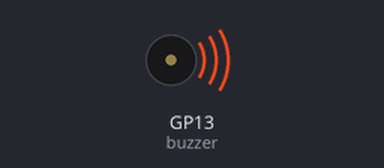
Recording of a program running on a simulated Raspberry Pi Pico running MicroPython. Shown: buzzer (waves = sounding). At 3.9 s the program stops and its outputs stay as they are.

Above: at 0.01 s.
At 3.8 s:
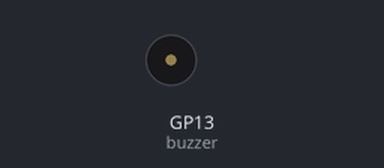
Timing chart, 0 to 5.3 s (numbered marks = the images above):
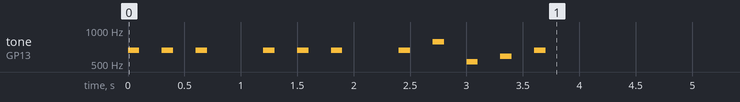

The program:

Day_5_Hear_my_code.py
```python
# Imports used for all the projects
from machine import Pin, PWM, ADC
import time

#set uo buzzer pin as PWM
buzzer = PWM(Pin(13))

#Create library of tone variables for jingle bells
C = 523
D = 587
E = 659
G = 784

#create volume variable
volume = 10000

#Create a frunction with arguments
def playtone(note, vol, delay1, delay2):
    buzzer.duty_u16(vol)
    buzzer.freq(note)
    time.sleep(delay1)
    buzzer.duty_u16(0)
    time.sleep(delay2)

# Play the tune
playtone(E,volume,0.1,0.2)
playtone(E,volume,0.1,0.2)
playtone(E,volume,0.1,0.5) #Longer second delay

playtone(E,volume,0.1,0.2)
playtone(E,volume,0.1,0.2)
playtone(E,volume,0.1,0.5) #Longer second delay

playtone(E,volume,0.1,0.2)
playtone(G,volume,0.1,0.2)
playtone(C,volume,0.1,0.2)
playtone(D,volume,0.1,0.2)
playtone(E,volume,0.1,0.2)

# Duty to 0 to turn the buzzer off
buzzer.duty_u16(0)


#######################################################
#play the tune

# "Jin..."
#buzzer.duty_u16(volume) # Volume up
#buzzer.freq(E) # Set frequency to the E note
#time.sleep(0.1) # Delay
#buzzer.duty_u16(0) # Volume off
#time.sleep(0.2) # Delay

# "...gle"
#buzzer.duty_u16(volume)
#buzzer.freq(E)
#time.sleep(0.1)
#buzzer.duty_u16(0)
#time.sleep(0.2)

# "Bells"
#buzzer.duty_u16(volume)
#buzzer.freq(E)
#time.sleep(0.1)
#buzzer.duty_u16(0)
#time.sleep(0.5) # longer delay

# "Jin..."
#buzzer.duty_u16(volume) # Volume up
#buzzer.freq(E) # Set frequency to the E note
#time.sleep(0.1) # Delay
#buzzer.duty_u16(0) # Volume off
#time.sleep(0.2) # Delay

# "...gle"
#buzzer.duty_u16(volume)
#buzzer.freq(E)
#time.sleep(0.1)
#buzzer.duty_u16(0)
#time.sleep(0.2)

# "Bells"
#buzzer.duty_u16(volume)
#buzzer.freq(E)
#time.sleep(0.1)
#buzzer.duty_u16(0)
#time.sleep(0.5) # longer delay

# "Jin..."
#buzzer.duty_u16(volume) # Volume up
#buzzer.freq(E) # Set frequency to the E note
#time.sleep(0.1) # Delay
#buzzer.duty_u16(0) # Volume off
#time.sleep(0.2) # Delay

# "...gle"
#buzzer.duty_u16(volume)
#buzzer.freq(E)
#time.sleep(0.1)
#buzzer.duty_u16(0)
#time.sleep(0.2)

# "All"
#buzzer.duty_u16(volume)
#buzzer.freq(C)
#time.sleep(0.1)
#buzzer.duty_u16(0)
#time.sleep(0.2)

# "The"
#buzzer.duty_u16(volume)
#buzzer.freq(D)
#time.sleep(0.1)
#buzzer.duty_u16(0)
#time.sleep(0.2)

# "Way"
#buzzer.duty_u16(volume)
#buzzer.freq(E)
#time.sleep(0.1)
#buzzer.duty_u16(0)
#time.sleep(0.2)

# Duty to 0 to turn the buzzer off
#buzzer.duty_u16(0)


#######################################################
###############Changing volume of buzzer###############

# Set up the Buzzer pin as PWM
#potentiometer = ADC(Pin(27))
#buzzer = PWM(Pin(13)) # Set the buzzer to PWM mode
#
#reading = 0
#
#while True:
#    time.sleep(0.01)
#    reading=potentiometer.read_u16()
#
#    buzzer.freq(500) # set buzzer freq to 500
#    buzzer.duty_u16(reading) # use reading variable as the duty
#
#    print(reading)


#######################################################
############## Two toned buzzer #######################
# Set PWM duty
#buzzer.duty_u16(10000)
#
# Set PWM frequency to 1000 for one second
#buzzer.freq(1000)
#time.sleep(1)

# Set PWM frequency to 500 for one second
#buzzer.freq(500)
#time.sleep(1)

# Buzzer off
#buzzer.duty_u16(0)
```
